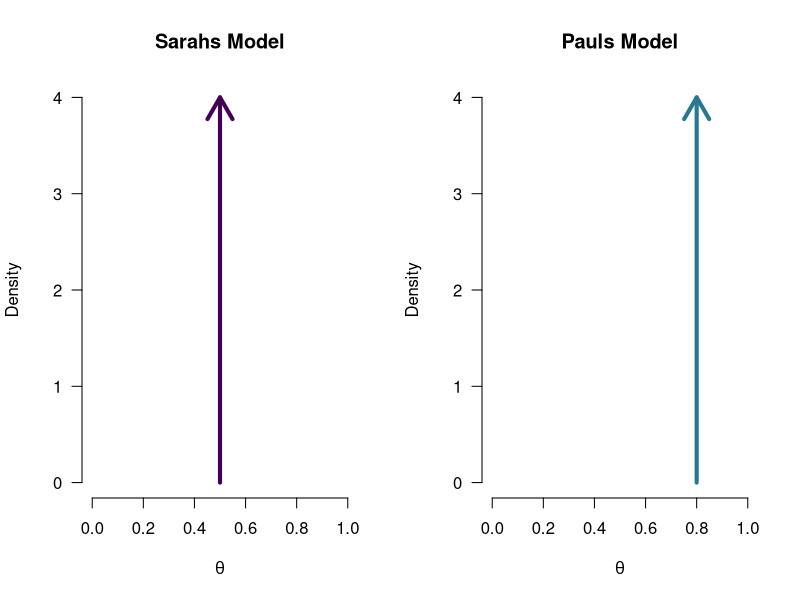
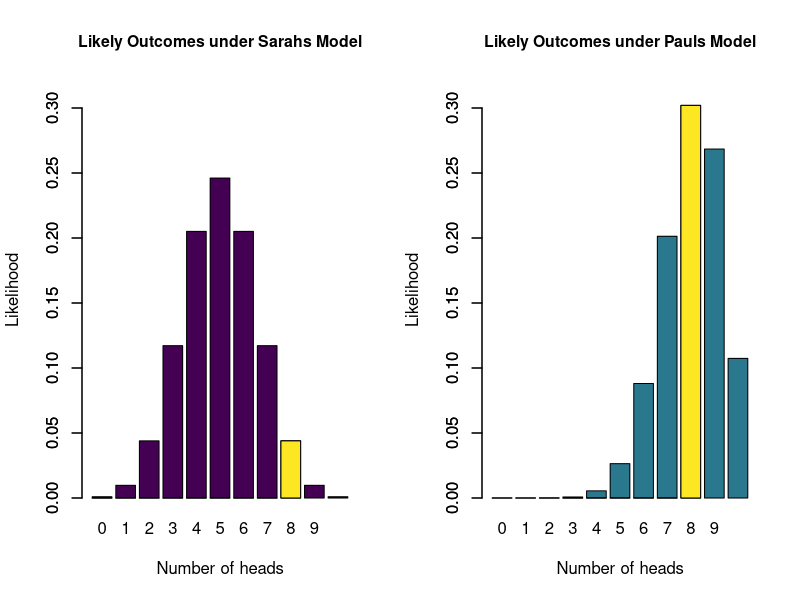
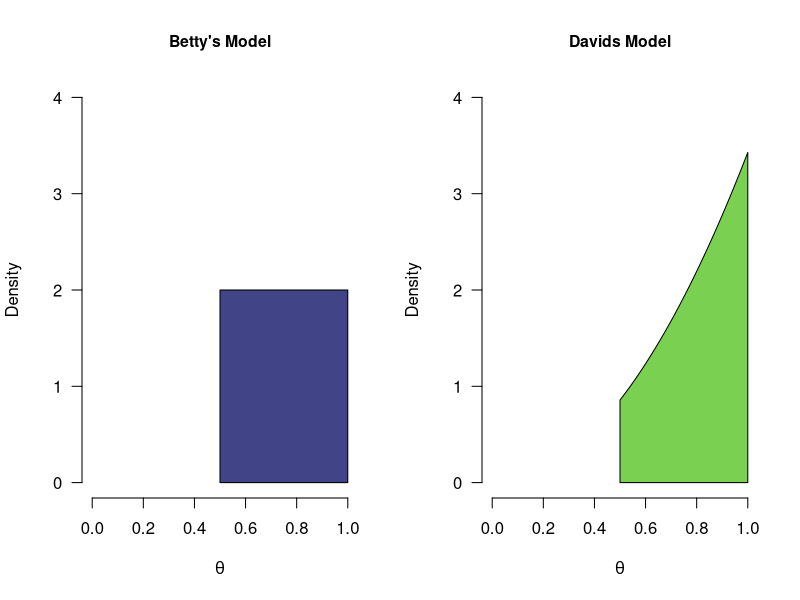
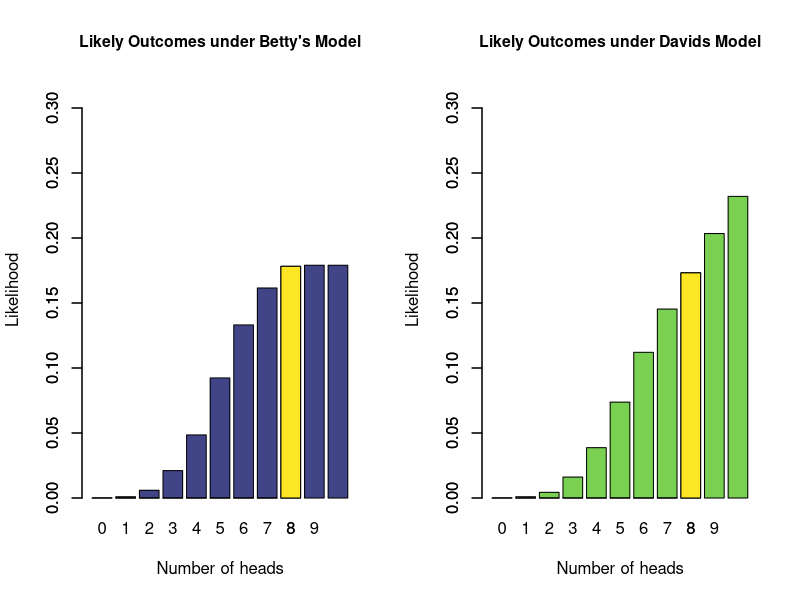

Here is the R script that generated these plots, in order:
## ---- chunk 1
par(mfrow = c(1, 2))
cols <- viridis::viridis(6)
plot(1, 1, type ="n", xlim = c(0,1), ylim = c(0,4), bty = "n", main = "Sarahs Model",
     las = 1, xlab = expression(theta), ylab = "Density")
arrows(x0 = 0.5, x1 = 0.5, y0 = 0, y1 = 4.0, lwd = 4, col = cols[1])

plot(1, 1, type ="n", xlim = c(0,1), ylim = c(0,4), bty = "n", main = "Pauls Model", 
     las = 1, xlab = expression(theta), ylab = "Density")
arrows(x0 = 0.8, x1 = 0.8, y0 = 0, y1 = 4.0, lwd = 4, col = cols[3])
## ---- chunk 2
par(mfrow = c(1, 2), cex.main = 0.95)
cols <- viridis::viridis(6)
barplot(dbinom(0:10, 10, 0.5), names.arg = 0:10, xlab = "Number of heads", ylab = "Likelihood",
        main = "Likely Outcomes under Sarahs Model", col = cols[1], ylim = c(0,0.32))
barplot(c(rep(0, 8), dbinom(8, 10, 0.5)), add = TRUE, col = cols[6])

barplot(dbinom(0:10, 10, 0.8), names.arg = 0:10, xlab = "Number of heads", ylab = "Likelihood",
        main = "Likely Outcomes under Pauls Model", col = cols[3], ylim = c(0,0.32))
barplot(c(rep(0, 8), dbinom(8, 10, 0.8)), add = TRUE, col = cols[6])

## ---- chunk 3
par(mfrow = c(1, 2))
tBetFun <- function(x, shape1 = 1, shape2 = 1, side = "pos") {
  ds <- dbeta(x, shape1, shape2)
  if (side == "pos") {
    ds[x<0.5] <- 0
    ds <- ds / integrate(function(x) dbeta(x, shape1, shape2), lower = 0.5, upper = 1)[[1]]
  } else if (side == "neg") {
    ds[x>0.5] <- 0
    ds <- ds / integrate(function(x) dbeta(x, shape1, shape2), lower = 0, upper = 0.5)[[1]]
  }
  return(ds)
}
cols <- viridis::viridis(6)
plot(1, 1, type ="n", xlim = c(0,1), ylim = c(0,4), bty = "n", main = "Betty's Model",
     las = 1, xlab = expression(theta), ylab = "Density")
# curve(tBetFun(x, 1, 1), add = TRUE, col = cols[4], lwd = 4)
mySeq <- seq(0.5, 1, length.out = 1e3)
polygon(x =  c(mySeq, rev(mySeq)), y = c(rep(0, 1e3), tBetFun(mySeq, 1, 1)), col = cols[2]) 

plot(1, 1, type ="n", xlim = c(0,1), ylim = c(0,4), bty = "n", main = "Davids Model", 
     las = 1, xlab = expression(theta), ylab = "Density")
# curve(tBetFun(x, 3, 1), add = TRUE, col = cols[5], lwd = 4)
polygon(x =  c(mySeq, rev(mySeq)), y = c(rep(0, 1e3), rev(tBetFun(mySeq, 3, 1))), col = cols[5]) 
# plot(1, 1, type ="n", xlim = c(0,1), ylim = c(0,4), bty = "n", main = "Davids Model", 
#      las = 1, xlab = expression(theta), ylab = "Density")
# # curve(tBetFun(x, 3, 1), add = TRUE, col = cols[5], lwd = 4)
# mySeq <- seq(0, 1, length.out = 1e3)
# polygon(x =  c(mySeq, rev(mySeq)), y = c(rep(0, 1e3), rev(tBetFun(mySeq, 1, 1, "bla"))), col = cols[6])
## ---- chunk 4
par(mfrow = c(1, 2), cex.main = 0.95)
cols <- viridis::viridis(6)

sampsU <- c(0:5, rbinom(1e5, 10, runif(1e5, 0.5, 1)))
barplot(table(sampsU)/1e5, names.arg = 0:10, xlab = "Number of heads", ylab = "Likelihood",
        main = "Likely Outcomes under Betty's Model", col = cols[2], ylim = c(0,0.32))
barplot(c(rep(0, 8), (table(sampsU)/1e5)[9]), add = TRUE, col = cols[6])

samps <- rbeta(1e5, 3, 1)
samps[samps<0.5] <- 1- samps[samps<0.5]
samps <- c(0:5, rbinom(1e5, 10, samps))
barplot(table(samps)/1e5, names.arg = 0:10, xlab = "Number of heads", ylab = "Likelihood",
        main = "Likely Outcomes under Davids Model", col = cols[5], ylim = c(0,0.32))
barplot(c(rep(0, 8), (table(samps)/1e5)[9]), add = TRUE, col = cols[6])
# (table(samps)/1e5)[9] /(table(sampsU)/1e5)[9]

# samps <- rbeta(1e5, 3, 1)
# samps[samps<0.5] <- 1- samps[samps<0.5]
# samps <- c(0:5, rbinom(1e5, 10, samps))
# barplot(table(samps)/1e5, names.arg = 0:10, xlab = "Number of heads", ylab = "Likelihood",
#         main = "Likely Outcomes under Davids Model", col = cols[5], ylim = c(0,0.32))
# barplot(c(rep(0, 4), (table(samps)/1e5)[5]), add = TRUE, col = cols[6])

